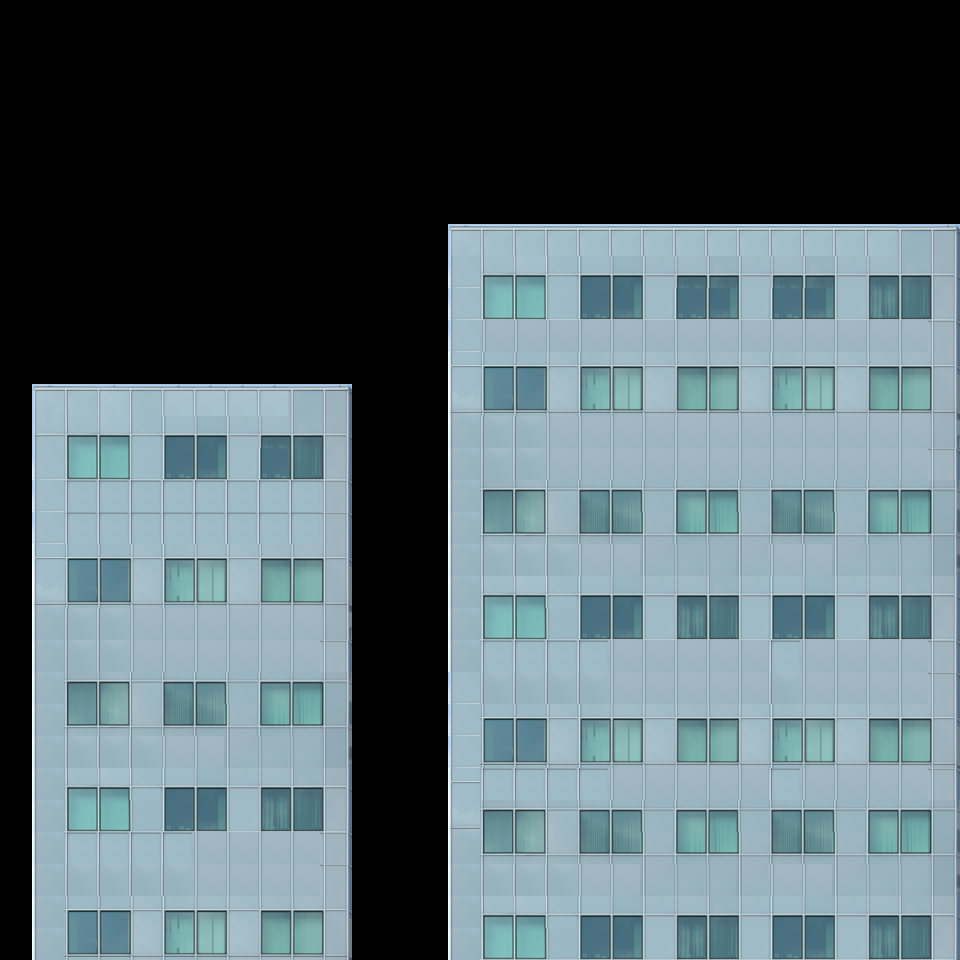

A level layout from a 2D game, rendered from its tile map. Below: a short description, then the map file with tile-grid data replaced by summaries:
An orthogonal 30x30 tile map with 32x32 px tiles, 1 tile layer (Seinat) and 2 objects.

<map version="1.0" orientation="orthogonal" width="30" height="30" tilewidth="32" tileheight="32">
 <tileset firstgid="1" name="pilvenpiirtajalaatat" tilewidth="32" tileheight="32">
  <image source="laatat/pilvenpiirtajalaatat.png" trans="ffffff" width="416" height="327" />
 </tileset>
 <layer name="Seinat" width="30" height="30">
  <data>[900 cells, 548 non-empty, 73 distinct tile ids]</data>
 </layer>
 <objectgroup name="Syntykohdat" width="30" height="30">
  <object x="160" y="320" />
  <object x="704" y="192" />
 </objectgroup>
</map>
